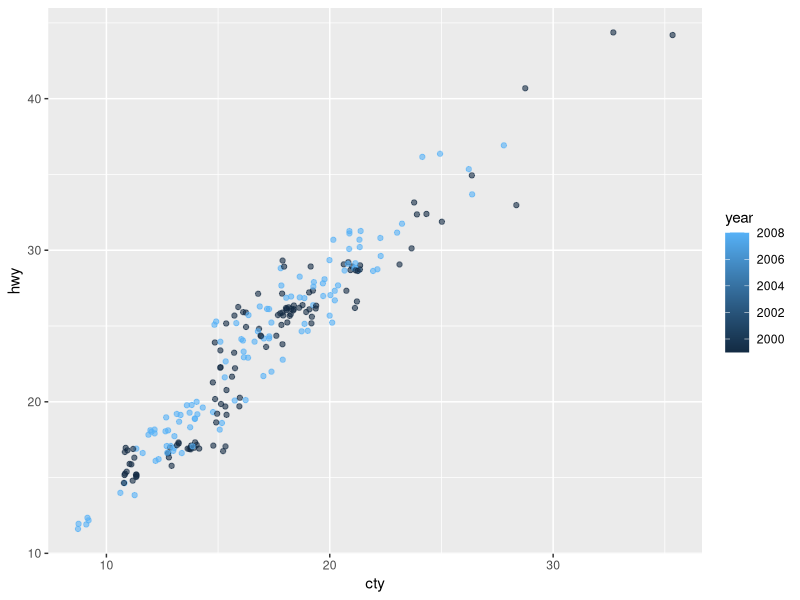
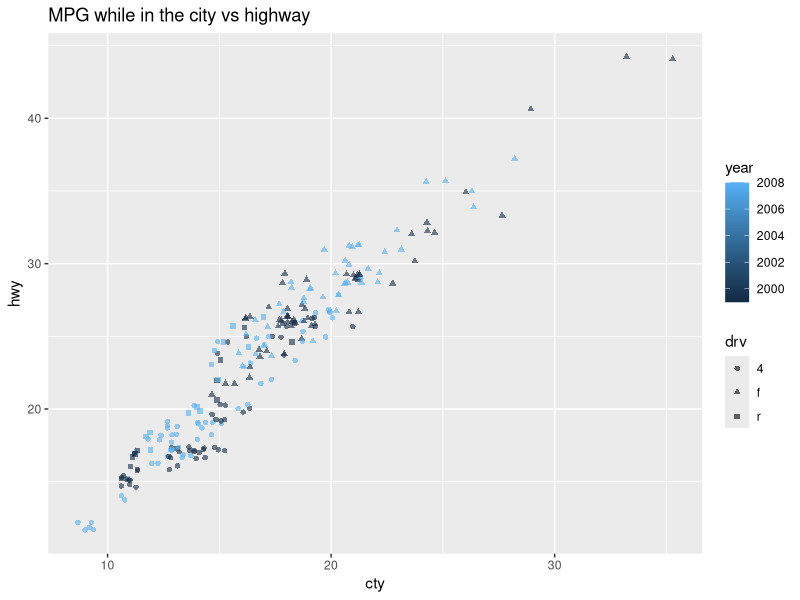

Generate these figures, in order, with R:
## ---- chunk 1
library(ggplot2)

mpg

ggplot(
  data = mpg,
  mapping = aes(
    x = cty,
    y = hwy,
    color = year,
  ) 
) + geom_point(position = "jitter", alpha = 0.6) 
## ---- chunk 2
library(ggplot2)

ggplot(
  data = mpg,
  mapping = aes(
    x = cty,
    y = hwy,
    color = year,
    shape = drv
  ) 
) + geom_point(position = "jitter", alpha = 0.6) +
  labs(title = "MPG while in the city vs highway")
